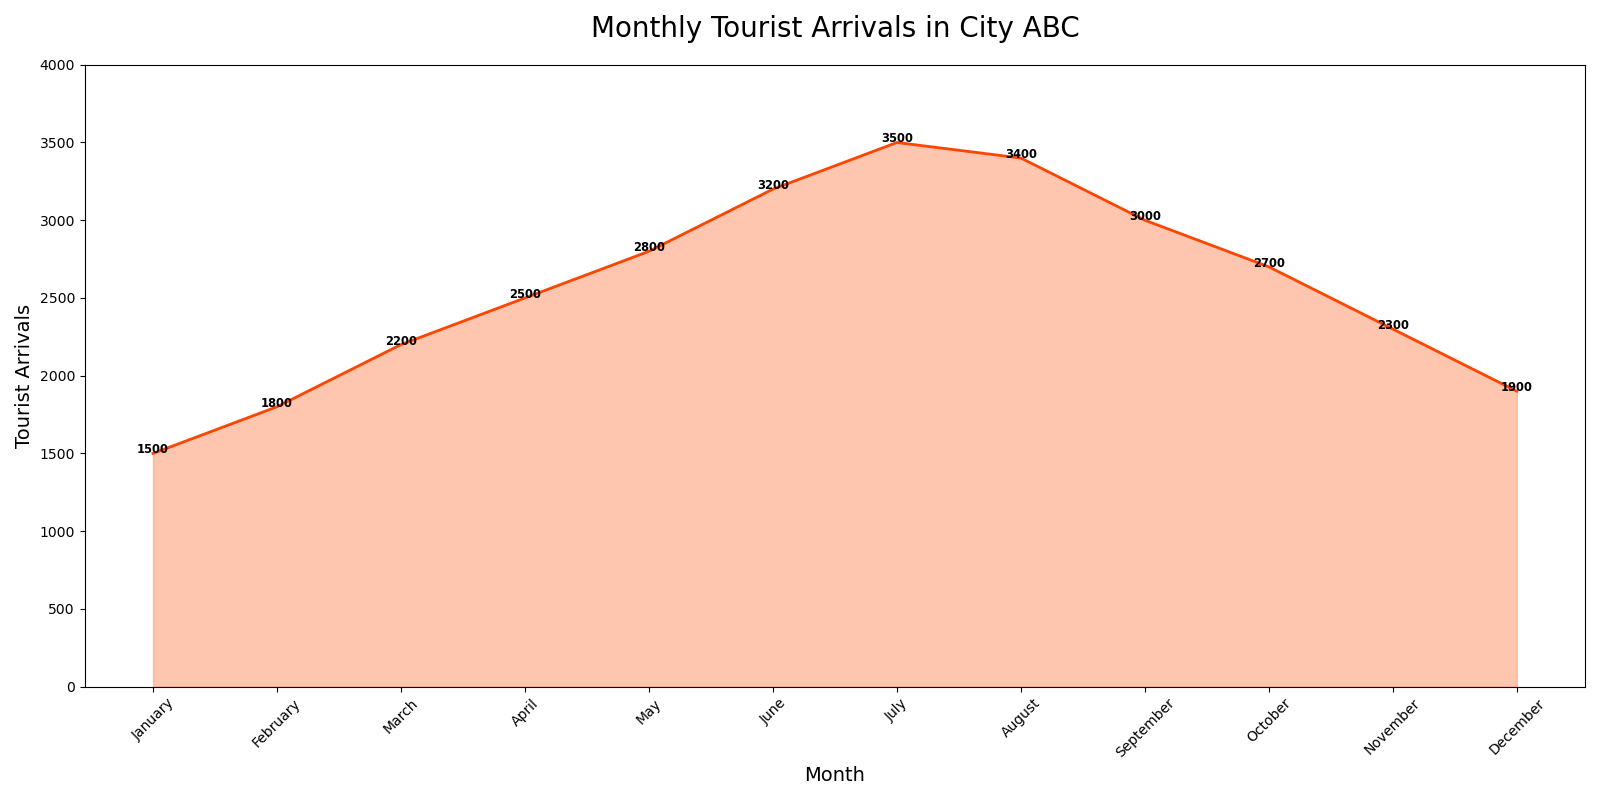

Reproduce this figure in Python.

import pandas as pd
import matplotlib.pyplot as plt

# Data
data = {
    'Month': ['January', 'February', 'March', 'April', 'May', 'June', 'July', 
              'August', 'September', 'October', 'November', 'December'],
    'Arrivals': [1500, 1800, 2200, 2500, 2800, 3200, 3500, 3400, 3000, 2700, 2300, 1900]
}

# Create DataFrame
df = pd.DataFrame(data)

# Convert 'Month' to a categorical type and order it correctly
months_order = ['January', 'February', 'March', 'April', 'May', 'June', 
                'July', 'August', 'September', 'October', 'November', 'December']
df['Month'] = pd.Categorical(df['Month'], categories=months_order, ordered=True)

# Plotting
plt.figure(figsize=(16, 8))
plt.fill_between(df.Month, df.Arrivals, color='#FFA07A', alpha=0.6)
plt.plot(df.Month, df.Arrivals, color='#FF4500', lw=2)

# Adding annotation
for line in range(0, df.shape[0]):
    plt.text(df.Month[line], df.Arrivals[line], df.Arrivals[line], 
             horizontalalignment='center', size='small', color='black', weight='semibold')

# Customize the axes and title
plt.title('Monthly Tourist Arrivals in City ABC', fontsize=20, pad=20)
plt.xlabel('Month', fontsize=14)
plt.ylabel('Tourist Arrivals', fontsize=14)
plt.ylim(0, 4000)

# Show final result
plt.xticks(rotation=45)
plt.tight_layout()
plt.show()
